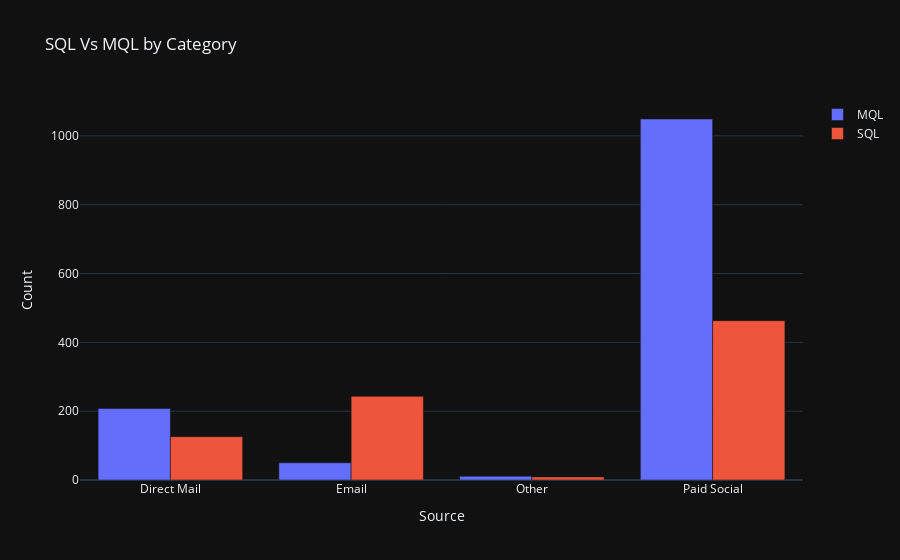

Source (notebook cell):
### Code cell
import plotly.graph_objects as go

fig = go.Figure(data=[
    go.Bar(name='MQL', x=[dd[1] for dd in dd.index[0:4]], y=dd['MQL'].iloc[0:4]),
    go.Bar(name='SQL', x=[dd[1] for dd in dd.index[4:]], y=dd['SQL'].iloc[4:])
])
fig.update_layout(barmode='group')
fig.update_layout(title_text='SQL Vs MQL by Category',
                 xaxis_title="Source",
                 yaxis_title="Count")

fig.update_layout(template="plotly_dark")

fig.show()
fig.write_html("/Users/sandeepk/Desktop/SQL_VS_MQL_byCategory.html")

### Figure 1 — Plotly figure (JSON) as saved in the notebook; plotly's stock layout.template omitted (floating-point values rounded to 4 significant figures)
{"data": [{"name": "MQL", "type": "bar", "x": ["Direct Mail", "Email", "Other", "Paid Social"], "y": [208, 50, 11, 1049]}, {"name": "SQL", "type": "bar", "x": ["Direct Mail", "Email", "Other", "Paid Social"], "y": [126, 243, 9, 463]}], "layout": {"barmode": "group", "title": {"text": "SQL Vs MQL by Category"}, "xaxis": {"title": {"text": "Source"}}, "yaxis": {"title": {"text": "Count"}}}}
